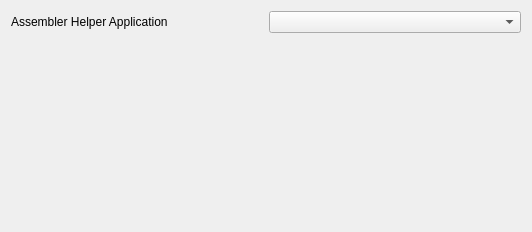
<?xml version="1.0" encoding="UTF-8"?>
<ui version="4.0">
 <class>AssemblerPlugin::OptionsPage</class>
 <widget class="QWidget" name="AssemblerPlugin::OptionsPage">
  <property name="geometry">
   <rect>
    <x>0</x>
    <y>0</y>
    <width>532</width>
    <height>232</height>
   </rect>
  </property>
  <property name="windowTitle">
   <string>Assembly Plugin</string>
  </property>
  <layout class="QVBoxLayout" name="verticalLayout">
   <item>
    <layout class="QHBoxLayout" name="horizontalLayout">
     <item>
      <widget class="QLabel" name="label">
       <property name="text">
        <string>Assembler Helper Application</string>
       </property>
      </widget>
     </item>
     <item>
      <widget class="QComboBox" name="assemblerName">
       <property name="editable">
        <bool>false</bool>
       </property>
      </widget>
     </item>
    </layout>
   </item>
   <item>
    <spacer name="verticalSpacer">
     <property name="orientation">
      <enum>Qt::Vertical</enum>
     </property>
     <property name="sizeHint" stdset="0">
      <size>
       <width>20</width>
       <height>191</height>
      </size>
     </property>
    </spacer>
   </item>
  </layout>
 </widget>
 <resources/>
 <connections/>
</ui>
